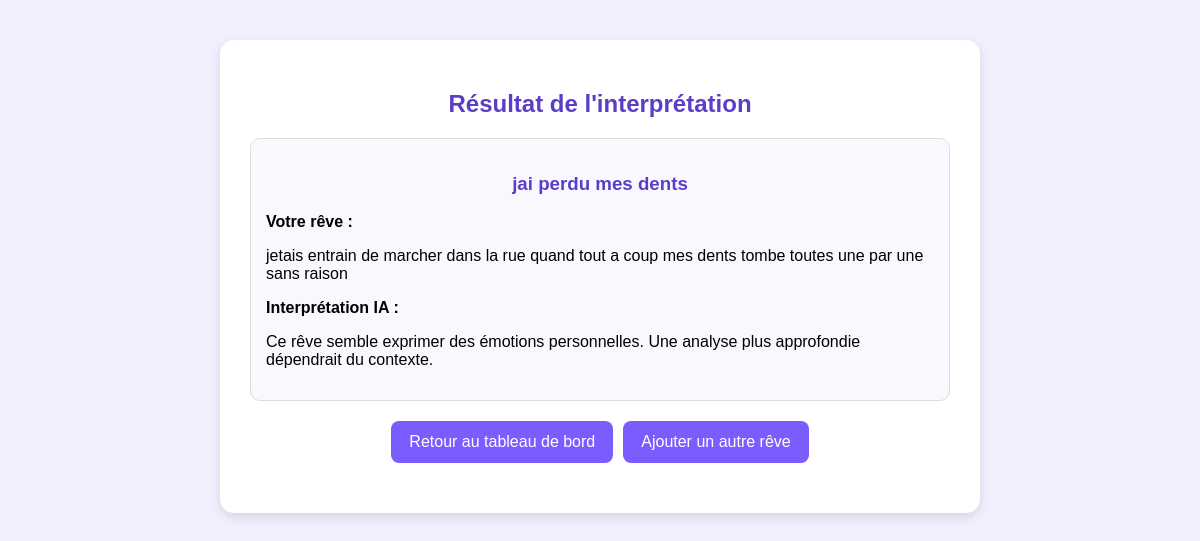
The app's page /result/1 (signed in) with its own data.
### tables this page shows
CREATE TABLE dreams (
            id INTEGER PRIMARY KEY AUTOINCREMENT,
            user_id INTEGER NOT NULL,
            title TEXT NOT NULL,
            content TEXT NOT NULL,
            interpretation TEXT,
            is_public INTEGER DEFAULT 0,
            FOREIGN KEY (user_id) REFERENCES users (id)
        );

### app.py (the view)
@app.route("/result/<int:dream_id>")
def result(dream_id):
    if "user_id" not in session:
        return redirect(url_for("login"))
    conn = get_db_connection()
    cursor = conn.cursor()
    cursor.execute(
        "SELECT * FROM dreams WHERE id = ? AND user_id = ?",
        (dream_id, session["user_id"])
    )
    dream = cursor.fetchone()
    conn.close()
    if not dream:
        return "Rêve introuvable."
    return render_template("result.html", dream=dream)

### app.py (called while the page is built)
def get_db_connection():
    conn = sqlite3.connect(DATABASE)
    conn.row_factory = sqlite3.Row
    return conn

### templates/result.html (shortened to what this page needs)
<!DOCTYPE html>
<html lang="fr">
<head>
    <link rel="stylesheet" href="{{ url_for('static', filename='style.css') }}">
</head>
<body>
    <div class="container">
        <h2>Résultat de l'interprétation</h2>
        <div class="card">
            <h3>{{ dream["title"] }}</h3>
            <p><strong>Votre rêve :</strong></p>
            <p>{{ dream["content"] }}</p>
            <p><strong>Interprétation IA :</strong></p>
            <p>{{ dream["interpretation"] }}</p>
        </div>
        <div class="buttons">
            <a href="{{ url_for('dashboard') }}" class="btn">Retour au tableau de bord</a>
            <a href="{{ url_for('add_dream') }}" class="btn">Ajouter un autre rêve</a>
        </div>
    </div>
</body>
</html>

### static/style.css (style rules this page uses)
body { font-family: Arial, sans-serif; background: #f3efff; margin: 0; padding: 0; }
.container { width: 80%; max-width: 700px; margin: 40px auto; background: white; padding: 30px; border-radius: 14px; box-shadow: 0 4px 12px rgba(0, 0, 0, 0.12); }
h1, h2, h3, h4 { color: #5a3ec8; text-align: center; }
.btn { display: inline-block; background: #7b5cff; color: white; padding: 12px 18px; text-decoration: none; border: none; border-radius: 8px; cursor: pointer; text-align: center; }
.buttons { display: flex; gap: 10px; justify-content: center; flex-wrap: wrap; margin: 20px 0; }
.card { background: #faf8ff; border: 1px solid #ddd; padding: 15px; border-radius: 10px; margin-top: 15px; }

### records on screen
dreams: title "jai perdu mes dents", content "jetais entrain de marcher dans la rue quand tout a coup mes dents tombe toutes une par une sans raison", interpretation "Ce rêve semble exprimer des émotions personnelles. Une analyse plus approfondie dépendrait du contexte."
